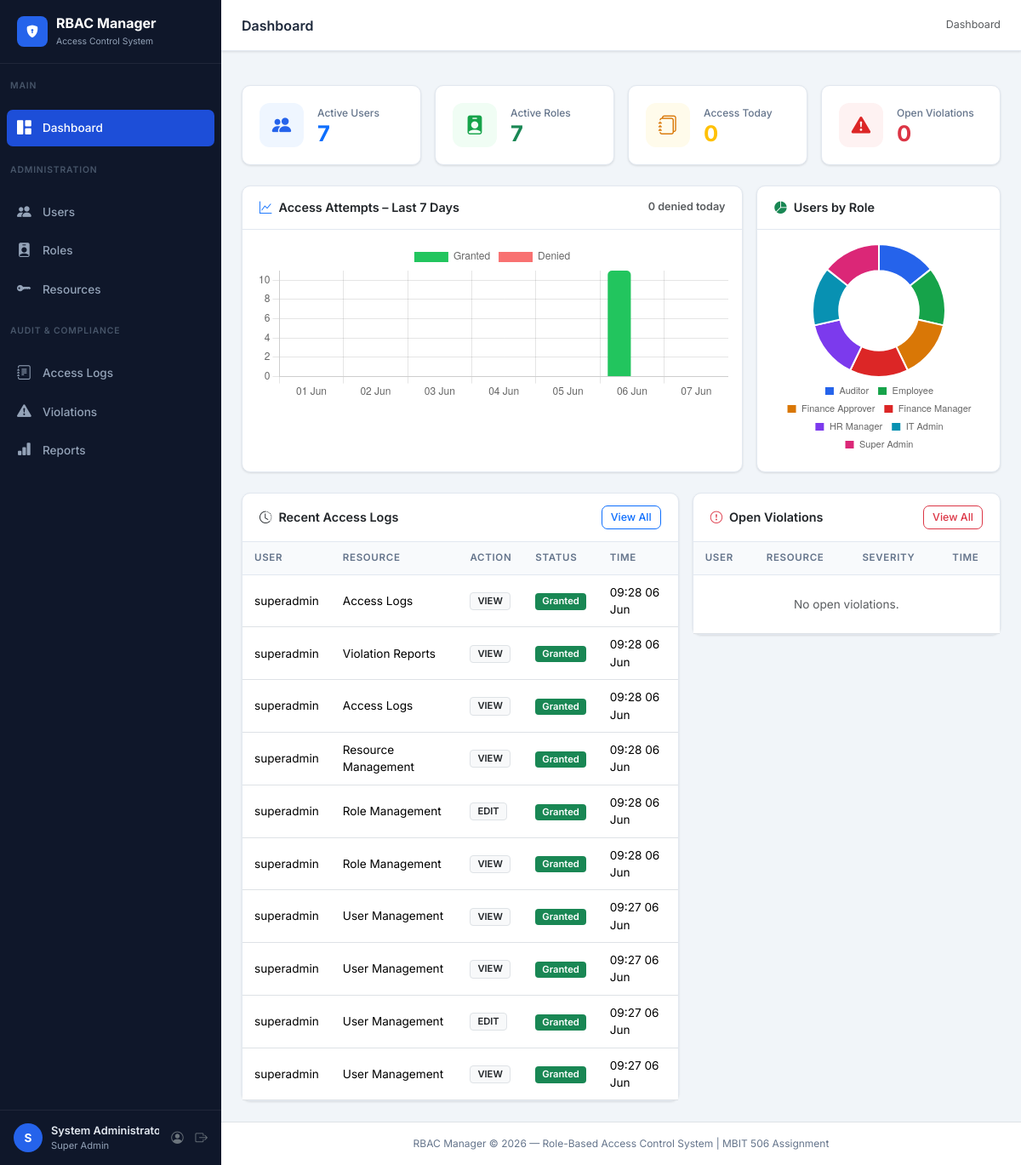
Page /dashboard/ (signed in) on the earlier database version.
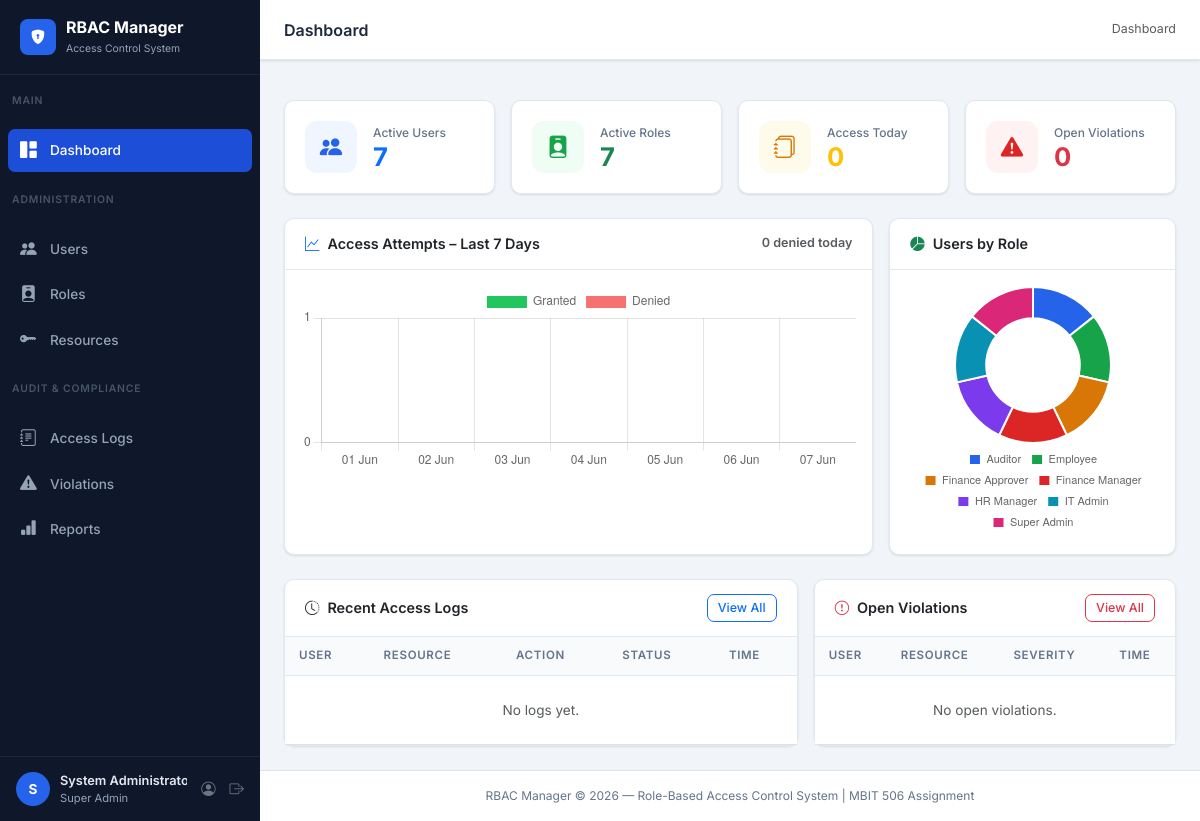
Same page on the later database version.
### accounts/models.py (models this page shows, shortened)
class AccessLog(models.Model):
    user       = models.ForeignKey(User, on_delete=models.SET_NULL, null=True, related_name='access_logs')
    username   = models.CharField(max_length=150)
    resource   = models.CharField(max_length=200)
    action     = models.CharField(max_length=20, choices=ACTION_CHOICES)
    timestamp  = models.DateTimeField(auto_now_add=True)
    ip_address = models.GenericIPAddressField(null=True, blank=True)
    success    = models.BooleanField(default=True)
    reason     = models.TextField(blank=True)
    class Meta:
        ordering = ['-timestamp']

### accounts/views.py (the view)
# urls.py: path('dashboard/', views.dashboard,  name='dashboard'),
@login_required
def dashboard(request):
    today = timezone.now().date()
    seven_days_ago = timezone.now() - timedelta(days=6)
    total_users      = User.objects.filter(is_active=True).count()
    total_roles      = Role.objects.filter(is_active=True).count()
    total_resources  = Resource.objects.count()
    open_violations  = ViolationLog.objects.filter(is_resolved=False).count()
    today_access     = AccessLog.objects.filter(timestamp__date=today).count()
    today_denied     = AccessLog.objects.filter(timestamp__date=today, success=False).count()
    labels, success_data, failed_data = [], [], []
    for i in range(6, -1, -1):
        d = today - timedelta(days=i)
        day_qs = AccessLog.objects.filter(timestamp__date=d)
        labels.append(d.strftime('%d %b'))
        success_data.append(day_qs.filter(success=True).count())
        failed_data.append(day_qs.filter(success=False).count())
    role_labels = list(Role.objects.filter(is_active=True).values_list('name', flat=True))
    role_counts = [Role.objects.get(name=n).members.filter(user__is_active=True).count()
                   for n in role_labels]
    recent_logs       = AccessLog.objects.select_related('user').all()[:10]
    recent_violations = ViolationLog.objects.filter(is_resolved=False).select_related('user')[:5]
    return render(request, 'accounts/dashboard.html', {
        'total_users': total_users, 'total_roles': total_roles,
        'total_resources': total_resources, 'open_violations': open_violations,
        'today_access': today_access, 'today_denied': today_denied,
        'chart_labels':   json.dumps(labels),
        'chart_success':  json.dumps(success_data),
        'chart_failed':   json.dumps(failed_data),
        'role_labels':    json.dumps(role_labels),
        'role_counts':    json.dumps(role_counts),
        'recent_logs':    recent_logs,
        'recent_violations': recent_violations,
    })

### accounts/context_processors.py (called while the page is built, shortened)
def rbac_context(request):
    if not request.user.is_authenticated:
        return {}
    ctx = {'is_superuser': request.user.is_superuser}
    if request.user.is_superuser:
        ctx['user_perms'] = {'ALL': True}
        ctx['open_violations'] = ViolationLog.objects.filter(is_resolved=False).count()
    return ctx

### templates/accounts/dashboard.html (shortened to what this page needs)
{% extends 'base.html' %}
{% load rbac_tags %}
{% block page_title %}Dashboard{% endblock %}
{% block breadcrumb %}<li class="breadcrumb-item active">Dashboard</li>{% endblock %}
{% block content %}
<div class="row g-3 mb-4">
  <div class="col-sm-6 col-xl-3">
    <div class="stat-card">
      <div class="stat-icon" style="background:#eff6ff;"><i class="bi bi-people-fill" style="color:#2563eb;"></i></div>
      <div><div class="stat-label">Active Users</div><div class="stat-value text-primary">{{ total_users }}</div></div>
    </div>
  </div>
  <div class="col-sm-6 col-xl-3">
    <div class="stat-card">
      <div class="stat-icon" style="background:#f0fdf4;"><i class="bi bi-person-badge-fill" style="color:#16a34a;"></i></div>
      <div><div class="stat-label">Active Roles</div><div class="stat-value text-success">{{ total_roles }}</div></div>
    </div>
  </div>
  <div class="col-sm-6 col-xl-3">
    <div class="stat-card">
      <div class="stat-icon" style="background:#fffbeb;"><i class="bi bi-journals" style="color:#d97706;"></i></div>
      <div><div class="stat-label">Access Today</div><div class="stat-value text-warning">{{ today_access }}</div></div>
    </div>
  </div>
  <div class="col-sm-6 col-xl-3">
    <div class="stat-card">
      <div class="stat-icon" style="background:#fef2f2;"><i class="bi bi-exclamation-triangle-fill" style="color:#dc2626;"></i></div>
      <div><div class="stat-label">Open Violations</div><div class="stat-value text-danger">{{ open_violations }}</div></div>
    </div>
  </div>
</div>
<div class="row g-3 mb-4">
  <div class="col-lg-8">
    <div class="card h-100">
      <div class="card-header d-flex align-items-center justify-content-between">
        <span><i class="bi bi-graph-up me-2 text-primary"></i>Access Attempts – Last 7 Days</span>
        <small class="text-muted">{{ today_denied }} denied today</small>
      </div>
      <div class="card-body p-3">
        <canvas id="accessChart" height="100"></canvas>
      </div>
    </div>
  </div>
  <div class="col-lg-4">
    <div class="card h-100">
      <div class="card-header"><i class="bi bi-pie-chart-fill me-2 text-success"></i>Users by Role</div>
      <div class="card-body p-3 d-flex align-items-center justify-content-center">
        <canvas id="roleChart" height="200"></canvas>
      </div>
    </div>
  </div>
</div>
<div class="row g-3">
  <div class="col-lg-7">
    <div class="card">
      <div class="card-header d-flex align-items-center justify-content-between">
        <span><i class="bi bi-clock-history me-2"></i>Recent Access Logs</span>
        <a href="{% url 'accounts:access_logs' %}" class="btn btn-sm btn-outline-primary">View All</a>
      </div>
      <div class="table-responsive">
        <table class="table table-hover mb-0">
          <thead><tr><th>User</th><th>Resource</th><th>Action</th><th>Status</th><th>Time</th></tr></thead>
          <tbody>
          {% for log in recent_logs %}
          <tr>
            <td class="fw-500">{{ log.username }}</td>
            <td>{{ log.resource }}</td>
            <td><span class="badge bg-light text-dark border">{{ log.action }}</span></td>
            <td>
              {% if log.success %}
              <span class="badge bg-success">Granted</span>
              {% else %}
              <span class="badge bg-danger">Denied</span>
              {% endif %}
            </td>
            <td class="text-muted-sm">{{ log.timestamp|date:"H:i d M" }}</td>
          </tr>
          {% empty %}
          <tr><td colspan="5" class="text-center text-muted py-4">No logs yet.</td></tr>
          {% endfor %}
          </tbody>
        </table>
      </div>
    </div>
  </div>
  <div class="col-lg-5">
    <div class="card">
      <div class="card-header d-flex align-items-center justify-content-between">
        <span><i class="bi bi-exclamation-circle me-2 text-danger"></i>Open Violations</span>
        <a href="{% url 'accounts:violation_logs' %}" class="btn btn-sm btn-outline-danger">View All</a>
      </div>
      <div class="table-responsive">
        <table class="table table-hover mb-0">
          <thead><tr><th>User</th><th>Resource</th><th>Severity</th><th>Time</th></tr></thead>
          <tbody>
          {% for v in recent_violations %}
          <tr>
            <td class="fw-500">{{ v.username }}</td>
            <td style="max-width:120px;overflow:hidden;text-overflow:ellipsis;white-space:nowrap">{{ v.resource }}</td>
            <td>
              <span class="sev-{{ v.severity }} fw-600">
                <i class="bi bi-circle-fill" style="font-size:.4rem;vertical-align:middle;"></i> {{ v.severity }}
              </span>
            </td>
            <td class="text-muted-sm">{{ v.timestamp|date:"H:i d M" }}</td>
          </tr>
          {% empty %}
          <tr><td colspan="4" class="text-center text-muted py-4">No open violations.</td></tr>
          {% endfor %}
          </tbody>
        </table>
      </div>
    </div>
  </div>
</div>
{% endblock %}
{% block extra_js %}
<script>
const labels  = {{ chart_labels|safe }};
const success = {{ chart_success|safe }};
const failed  = {{ chart_failed|safe }};
const rLabels = {{ role_labels|safe }};
const rCounts = {{ role_counts|safe }};
new Chart(document.getElementById('accessChart'), {
  type: 'bar',
  data: {
    labels,
    datasets: [
      { label: 'Granted', data: success, backgroundColor: '#22c55e', borderRadius: 5 },
      { label: 'Denied',  data: failed,  backgroundColor: '#f87171', borderRadius: 5 },
    ]
  },
  options: {
    responsive: true,
    plugins: { legend: { position: 'top' } },
    scales: { x: { stacked: false }, y: { beginAtZero: true, ticks: { stepSize: 1 } } }
  }
});
const palette = ['#2563eb','#16a34a','#d97706','#dc2626','#7c3aed','#0891b2','#db2777'];
new Chart(document.getElementById('roleChart'), {
  type: 'doughnut',
  data: {
    labels: rLabels,
    datasets: [{ data: rCounts, backgroundColor: palette, borderWidth: 2 }]
  },
  options: {
    responsive: true,
    plugins: { legend: { position: 'bottom', labels: { boxWidth: 12, font: { size: 11 } } } },
    cutout: '60%',
  }
});
</script>
{% endblock %}

### templates/base.html (shortened to what this page needs)
{% load static rbac_tags %}
<!DOCTYPE html>
<html lang="en">
<head>
  <link href="https://cdn.jsdelivr.net/npm/bootstrap@5.3.2/dist/css/bootstrap.min.css" rel="stylesheet">
  <link href="https://cdn.jsdelivr.net/npm/bootstrap-icons@1.11.3/font/bootstrap-icons.min.css" rel="stylesheet">
  <link href="{% static 'css/style.css' %}" rel="stylesheet">
</head>
<body>
<aside class="sidebar">
  <a href="{% url 'accounts:dashboard' %}" class="sidebar-brand">
    <div class="brand-icon"><i class="bi bi-shield-lock-fill text-white"></i></div>
    <div class="brand-text">RBAC Manager<br><span class="brand-sub">Access Control System</span></div>
  </a>
  <p class="sidebar-section">Main</p>
  <ul class="sidebar-nav">
    <li class="nav-item">
      <a href="{% url 'accounts:dashboard' %}" class="nav-link {% if request.resolver_match.url_name == 'dashboard' %}active{% endif %}">
        <i class="bi bi-grid-1x2-fill nav-icon"></i> Dashboard
      </a>
    </li>
  </ul>
  {% if is_superuser or request.user|has_perm:'User Management:VIEW' or request.user|has_perm:'Role Management:VIEW' or request.user|has_perm:'Resource Management:VIEW' %}
  <p class="sidebar-section">Administration</p>
  <ul class="sidebar-nav">
    {% if is_superuser or request.user|has_perm:'User Management:VIEW' %}
    <li class="nav-item">
      <a href="{% url 'accounts:user_list' %}" class="nav-link {% if 'user' in request.resolver_match.url_name %}active{% endif %}">
        <i class="bi bi-people-fill nav-icon"></i> Users
      </a>
    </li>
    {% endif %}
    {% if is_superuser or request.user|has_perm:'Role Management:VIEW' %}
    <li class="nav-item">
      <a href="{% url 'accounts:role_list' %}" class="nav-link {% if 'role' in request.resolver_match.url_name %}active{% endif %}">
        <i class="bi bi-person-badge-fill nav-icon"></i> Roles
      </a>
    </li>
    {% endif %}
    {% if is_superuser or request.user|has_perm:'Resource Management:VIEW' %}
    <li class="nav-item">
      <a href="{% url 'accounts:resource_list' %}" class="nav-link {% if 'resource' in request.resolver_match.url_name %}active{% endif %}">
        <i class="bi bi-key-fill nav-icon"></i> Resources
      </a>
    </li>
    {% endif %}
  </ul>
  {% endif %}
  {% if is_superuser or request.user|has_perm:'Access Logs:VIEW' or request.user|has_perm:'Violation Reports:VIEW' %}
  <p class="sidebar-section">Audit &amp; Compliance</p>
  <ul class="sidebar-nav">
    {% if is_superuser or request.user|has_perm:'Access Logs:VIEW' %}
    <li class="nav-item">
      <a href="{% url 'accounts:access_logs' %}" class="nav-link {% if request.resolver_match.url_name == 'access_logs' %}active{% endif %}">
        <i class="bi bi-journal-text nav-icon"></i> Access Logs
      </a>
    </li>
    {% endif %}
    {% if is_superuser or request.user|has_perm:'Violation Reports:VIEW' %}
    <li class="nav-item">
      <a href="{% url 'accounts:violation_logs' %}" class="nav-link {% if request.resolver_match.url_name == 'violation_logs' %}active{% endif %}">
        <i class="bi bi-exclamation-triangle-fill nav-icon"></i>
        Violations
      </a>
    </li>
    {% endif %}
    {% if is_superuser or request.user|has_perm:'Access Logs:VIEW' %}
    <li class="nav-item">
      <a href="{% url 'accounts:reports' %}" class="nav-link {% if request.resolver_match.url_name == 'reports' %}active{% endif %}">
        <i class="bi bi-bar-chart-fill nav-icon"></i> Reports
      </a>
    </li>
    {% endif %}
  </ul>
  {% endif %}
  <div class="sidebar-user mt-auto">
    <div class="user-avatar">{{ request.user.username|first|upper }}</div>
    <div class="user-info">
      <div class="user-name">{{ request.user.get_full_name|default:request.user.username }}</div>
      <div class="user-role">
        {% if is_superuser %}Super Admin{% else %}
          {% with request.user.profile.roles.first as role %}{{ role.name|default:"No role" }}{% endwith %}
        {% endif %}
      </div>
    </div>
    <a href="{% url 'accounts:my_profile' %}" class="text-secondary ms-1" title="My Profile">
      <i class="bi bi-person-circle"></i>
    </a>
    <a href="{% url 'accounts:logout' %}" class="text-secondary ms-1" title="Log out">
      <i class="bi bi-box-arrow-right"></i>
    </a>
  </div>
</aside>
<div class="main-wrapper">
  <header class="topbar">
    <div class="page-title">{% block page_title %}Dashboard{% endblock %}</div>
    <nav aria-label="breadcrumb">
      <ol class="breadcrumb mb-0">{% block breadcrumb %}<li class="breadcrumb-item active">Home</li>{% endblock %}</ol>
    </nav>
  </header>
  <div class="px-4 pt-3">
  </div>
  <main class="content-area">
    {% block content %}{% endblock %}
  </main>
  <footer class="text-center py-3 text-muted-sm border-top" style="font-size:.75rem;background:#fff;">
    RBAC Manager &copy; 2026 — Role-Based Access Control System | MBIT 506 Assignment
  </footer>
</div>
{% block extra_js %}{% endblock %}
</body>
</html>

Differences in the rows shown:
removed AccessLog: username "superadmin", resource "Access Logs", action "VIEW", success "Granted", timestamp "09:28 06 Jun"
removed AccessLog: username "superadmin", resource "Violation Reports", action "VIEW", success "Granted", timestamp "09:28 06 Jun"
removed AccessLog: username "superadmin", resource "Access Logs", action "VIEW", success "Granted", timestamp "09:28 06 Jun"
removed AccessLog: username "superadmin", resource "Resource Management", action "VIEW", success "Granted", timestamp "09:28 06 Jun"
removed AccessLog: username "superadmin", resource "Role Management", action "EDIT", success "Granted", timestamp "09:28 06 Jun"
removed AccessLog: username "superadmin", resource "Role Management", action "VIEW", success "Granted", timestamp "09:28 06 Jun"
removed AccessLog: username "superadmin", resource "User Management", action "VIEW", success "Granted", timestamp "09:27 06 Jun"
removed AccessLog: username "superadmin", resource "User Management", action "VIEW", success "Granted", timestamp "09:27 06 Jun"
removed AccessLog: username "superadmin", resource "User Management", action "EDIT", success "Granted", timestamp "09:27 06 Jun"
removed AccessLog: username "superadmin", resource "User Management", action "VIEW", success "Granted", timestamp "09:27 06 Jun"
Other differences:
chart data {{ chart_success|safe }}: [0, 0, 0, 0, 0, 11, 0] → [0, 0, 0, 0, 0, 0, 0]
text now shown: "No logs yet."
